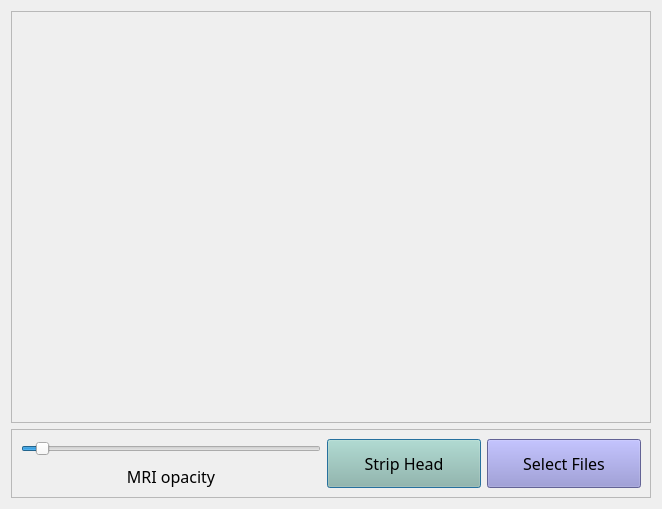
<?xml version="1.0" encoding="UTF-8"?>
<ui version="4.0">
 <class>Dialog</class>
 <widget class="QDialog" name="Dialog">
  <property name="geometry">
   <rect>
    <x>0</x>
    <y>0</y>
    <width>662</width>
    <height>509</height>
   </rect>
  </property>
  <property name="minimumSize">
   <size>
    <width>589</width>
    <height>50</height>
   </size>
  </property>
  <property name="windowTitle">
   <string>Dialog</string>
  </property>
  <layout class="QVBoxLayout" name="verticalLayout">
   <item>
    <widget class="QFrame" name="vtk_frame">
     <property name="sizePolicy">
      <sizepolicy hsizetype="Preferred" vsizetype="Preferred">
       <horstretch>0</horstretch>
       <verstretch>6</verstretch>
      </sizepolicy>
     </property>
     <property name="frameShape">
      <enum>QFrame::StyledPanel</enum>
     </property>
     <property name="frameShadow">
      <enum>QFrame::Raised</enum>
     </property>
    </widget>
   </item>
   <item>
    <widget class="QFrame" name="frame">
     <property name="sizePolicy">
      <sizepolicy hsizetype="Minimum" vsizetype="Minimum">
       <horstretch>0</horstretch>
       <verstretch>1</verstretch>
      </sizepolicy>
     </property>
     <property name="minimumSize">
      <size>
       <width>571</width>
       <height>50</height>
      </size>
     </property>
     <property name="frameShape">
      <enum>QFrame::StyledPanel</enum>
     </property>
     <property name="frameShadow">
      <enum>QFrame::Raised</enum>
     </property>
     <layout class="QHBoxLayout" name="horizontalLayout">
      <item>
       <layout class="QVBoxLayout" name="verticalLayout_2">
        <item>
         <widget class="QSlider" name="opacity_slider">
          <property name="minimumSize">
           <size>
            <width>300</width>
            <height>20</height>
           </size>
          </property>
          <property name="maximum">
           <number>100</number>
          </property>
          <property name="value">
           <number>5</number>
          </property>
          <property name="orientation">
           <enum>Qt::Horizontal</enum>
          </property>
         </widget>
        </item>
        <item>
         <widget class="QLabel" name="label">
          <property name="sizePolicy">
           <sizepolicy hsizetype="Minimum" vsizetype="Minimum">
            <horstretch>0</horstretch>
            <verstretch>0</verstretch>
           </sizepolicy>
          </property>
          <property name="minimumSize">
           <size>
            <width>100</width>
            <height>50</height>
           </size>
          </property>
          <property name="font">
           <font>
            <family>Rockwell</family>
            <pointsize>12</pointsize>
           </font>
          </property>
          <property name="layoutDirection">
           <enum>Qt::LeftToRight</enum>
          </property>
          <property name="text">
           <string>MRI opacity</string>
          </property>
          <property name="textFormat">
           <enum>Qt::AutoText</enum>
          </property>
          <property name="alignment">
           <set>Qt::AlignHCenter|Qt::AlignTop</set>
          </property>
         </widget>
        </item>
       </layout>
      </item>
      <item>
       <widget class="QPushButton" name="strip_button">
        <property name="sizePolicy">
         <sizepolicy hsizetype="Minimum" vsizetype="Fixed">
          <horstretch>139</horstretch>
          <verstretch>0</verstretch>
         </sizepolicy>
        </property>
        <property name="minimumSize">
         <size>
          <width>100</width>
          <height>30</height>
         </size>
        </property>
        <property name="maximumSize">
         <size>
          <width>16777215</width>
          <height>50</height>
         </size>
        </property>
        <property name="baseSize">
         <size>
          <width>340</width>
          <height>40</height>
         </size>
        </property>
        <property name="font">
         <font>
          <family>Rockwell</family>
          <pointsize>12</pointsize>
          <kerning>true</kerning>
         </font>
        </property>
        <property name="styleSheet">
         <string notr="true">background-color: rgb(147, 185, 166);</string>
        </property>
        <property name="text">
         <string>Strip Head</string>
        </property>
       </widget>
      </item>
      <item>
       <widget class="QPushButton" name="select_files_button">
        <property name="sizePolicy">
         <sizepolicy hsizetype="Minimum" vsizetype="Fixed">
          <horstretch>139</horstretch>
          <verstretch>0</verstretch>
         </sizepolicy>
        </property>
        <property name="minimumSize">
         <size>
          <width>100</width>
          <height>30</height>
         </size>
        </property>
        <property name="maximumSize">
         <size>
          <width>16777215</width>
          <height>50</height>
         </size>
        </property>
        <property name="baseSize">
         <size>
          <width>340</width>
          <height>40</height>
         </size>
        </property>
        <property name="font">
         <font>
          <family>Rockwell</family>
          <pointsize>12</pointsize>
          <kerning>true</kerning>
         </font>
        </property>
        <property name="styleSheet">
         <string notr="true">background-color: rgb(139, 139, 208);</string>
        </property>
        <property name="text">
         <string>Select Files</string>
        </property>
       </widget>
      </item>
     </layout>
    </widget>
   </item>
  </layout>
 </widget>
 <resources/>
 <connections/>
</ui>
